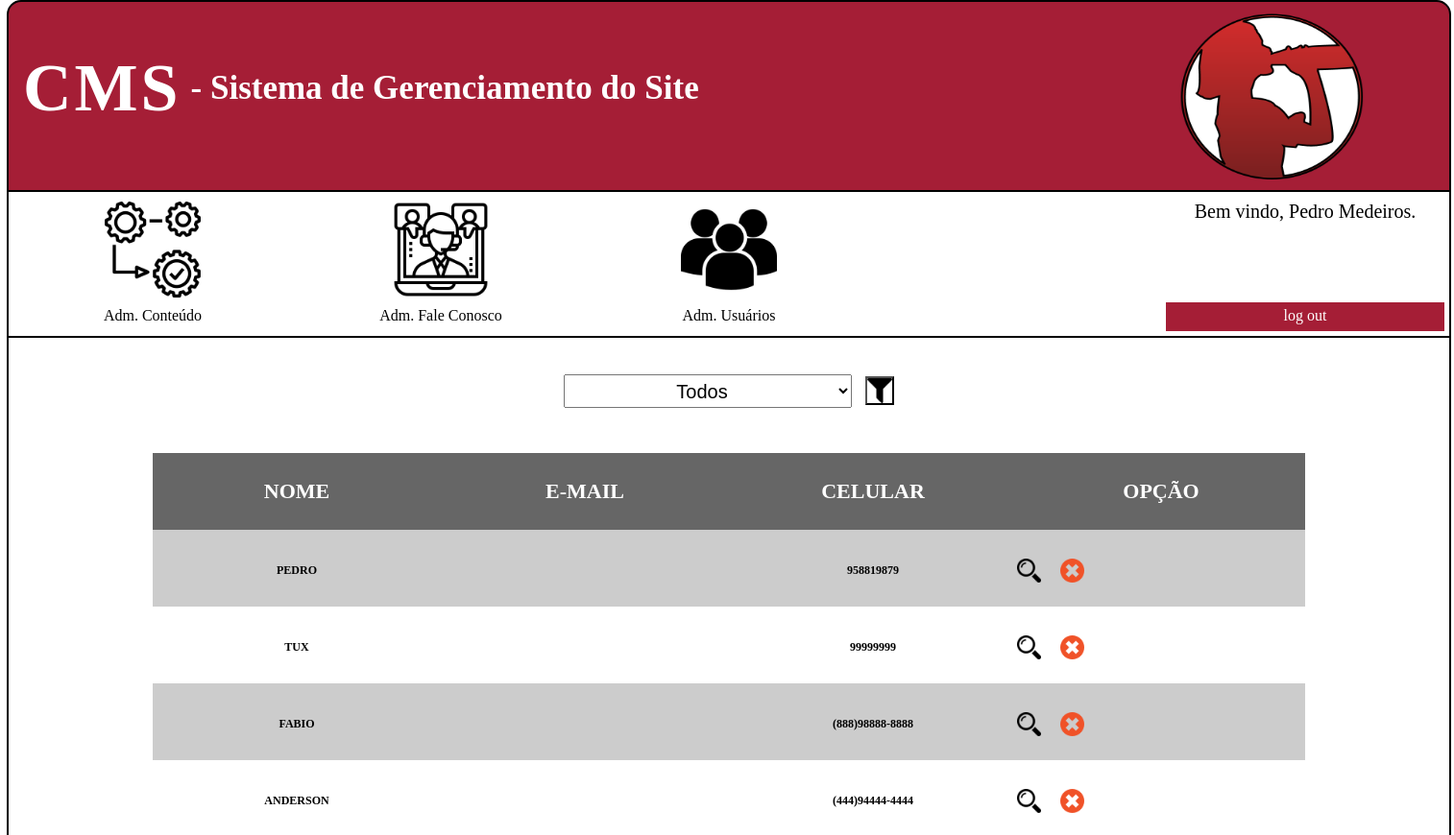
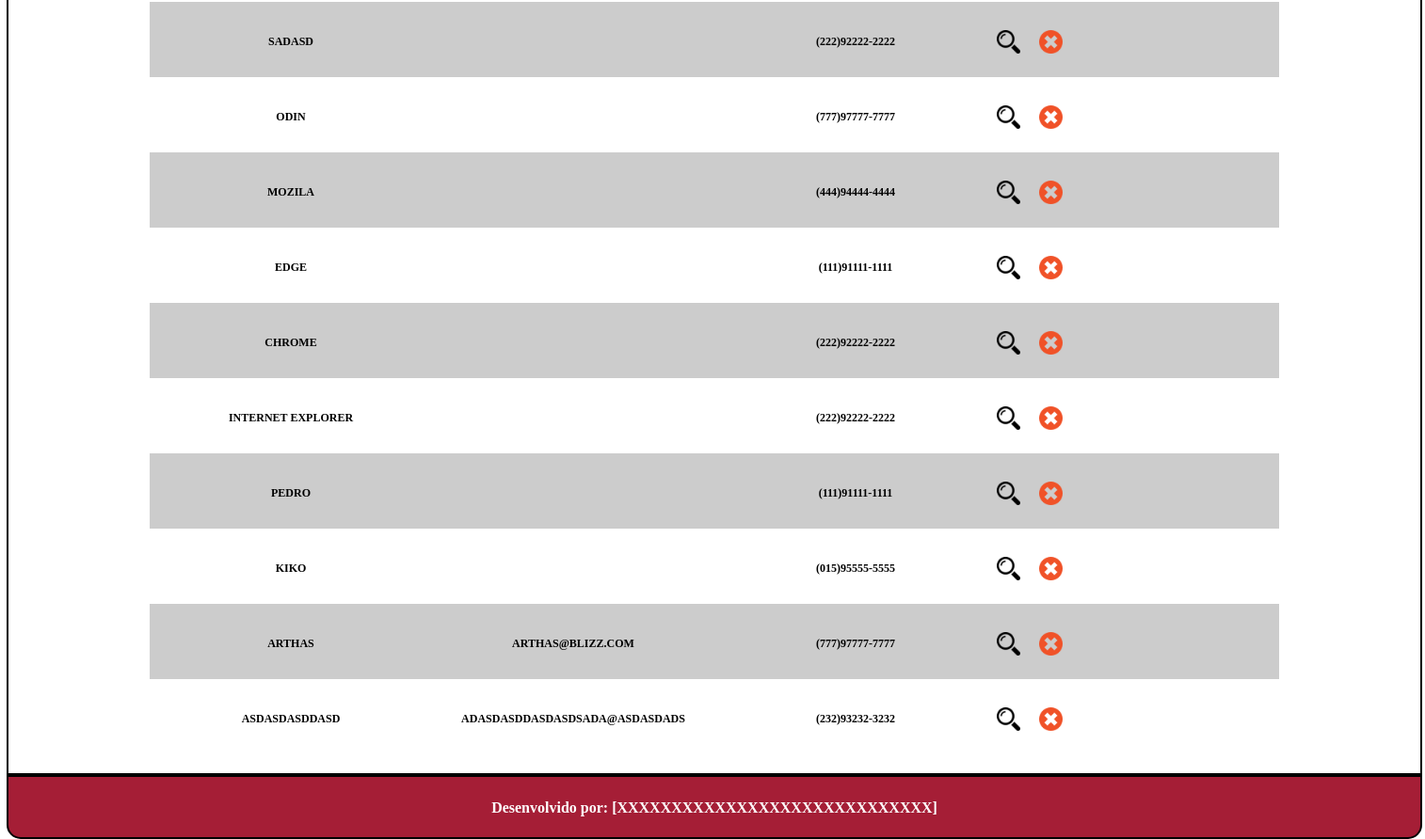
The page /projeto_b01/cms/adm-contato.php on the database its author committed (2 pictures, top to bottom).
### tables this page shows
CREATE TABLE `contatos` (
  `id` int(11) NOT NULL AUTO_INCREMENT,
  `nome` varchar(100) NOT NULL,
  `telefone` varchar(15) DEFAULT NULL,
  `celular` varchar(15) NOT NULL,
  `email` varchar(100) NOT NULL DEFAULT '',
  `homepage` varchar(2048) DEFAULT NULL,
  `facebook` varchar(2048) DEFAULT NULL,
  `criticas` tinytext,
  `mensagem` longtext NOT NULL,
  `sexo` varchar(1) NOT NULL,
  `profissao` varchar(100) NOT NULL,
  PRIMARY KEY (`id`)
);

### projeto_b01/cms/adm-contato.php (the view, shortened to what this page needs)
<?php
$conexao = conexaoMysql();
$selecionar = "";
$selectedTodos = "";
@$tipo = $_GET['opCritica'];
if($tipo == "C"){
    $selecionar = "select * from contatos where tipo = 'C' ";
    $selectedCriticas = "selected";
}elseif($tipo == "S"){
    $selecionar = "select * from contatos where tipo = 'S' ";
    $selectedSugestoes = "selected";
}else{
    $selecionar = "select * from contatos";
    $selectedTodos = "selected";
}
$select = mysqli_query($conexao, $selecionar);
?>
<!DOCTYPE html>
<html lang="pt">
    <head>
        <link rel="stylesheet" type="text/css" href="../css/style.css">
        <link rel="stylesheet" type="text/css" href="./css/cms-styles.css">
    </head>
    <body>
        <section id="cms">
            <div class="conteudo center">
                <?php
                    require_once('./modulos/cms-header.php');
                ?>
                <div class="estrutura-adm-conteudo">
                    <div class="filtro">
                        <form action="adm-contato.php" method="GET">
                            <select id="caixaFiltro" name="opCritica">
                                <option name="" value="" <?=$selectedTodos?>>Todos</option>
                            </select>
                            <button type="submit" class="img" name="btnFiltro" value="botao">
                            </button>
                        </form>
                    </div>
                    <div class="tabela-contatos center">
                        <div class="thead">
                            <div class="thead-itens"> NOME </div>
                            <div class="thead-itens"> E-MAIL </div>
                            <div class="thead-itens"> CELULAR </div>
                            <div class="thead-itens"> OPçÃO </div>
                        </div>
                        <?php
                        $cor = (string) "";
                        $ativarZebrado = true;
                        while($rsConsulta = mysqli_fetch_array($select)){
                            if($ativarZebrado == true){
                                $cor = 'zebrado';
                                $ativarZebrado = false;
                            }else if($ativarZebrado == false){
                                $cor = '';
                                $ativarZebrado = true;
                            }
                        ?>
                        <div class="tbody <?=$cor?>">
                            <div class="tbody-itens"> <?=$rsConsulta['nome']?> </div>
                            <div class="tbody-itens"> <?=$rsConsulta['email']?> </div>
                            <div class="tbody-itens"> <?=$rsConsulta['celular']?> </div>
                            <div class="tbody-itens-icons">
                               <img src="./icon/lupa.png" class="visualizar" onclick="visualizarDados(<?=$rsConsulta['id']?>);" alt="lupa">
                                <a href="adm-contato.php?modo=excluir&id=<?=$rsConsulta['id']?>">
                                    <img src="./icon/cancelar.png" alt="cancelar" onclick="return confirmar('deseja realmente excluir esse registro???');" >
                                </a>
                            </div>
                        </div>
                        <?php
                        }
                        ?>
                    </div>
                </div>
                <?php
                    require_once('./modulos/cms-footer.php');
                ?>
            </div>
        </section>
    </body>
</html>

### projeto_b01/css/style.css (style rules this page uses)
h1, h2, h3,h4, p, ul, li, body,a { margin:0px; padding:0px; font-family: verdana; }
.conteudo { width: 1500px; height: inherit; }
.center { margin-left: auto; margin-right: auto; }
img { width: inherit; height: inherit; }

### projeto_b01/cms/css/cms-styles.css (style rules this page uses)
#cms { width: 100%; height: 700px; }
.cms-estrutura,.estrutura-adm-conteudo { width: inherit; height: inherit; border: solid 2px #000; clear: both; }
.estrutura-adm-conteudo { min-height: 700px; height: auto; }
.tabela-contatos { width: 1200px; height: auto; min-height: 200px; margin-bottom: 20px; margin-top: 20px; }
.thead { display: flex; background-color: #666; font-weight: bold; color:#fff; font-size: 22px; }
.thead-itens, .tbody-itens { width: 400px; height: 80px; text-align: center; text-transform: uppercase; font-weight: bold; box-sizing: border-box; padding-top: 27px; }
.tbody { display: flex; }
.tbody-itens, .tbody-itens-icons { width: 400px; height: 80px; font-size: 12px; padding-top: 35px; box-sizing: border-box; }
.tbody-itens-icons { display: flex; box-sizing: border-box; padding-top: 30px; }
.tbody-itens-icons img { width: 25px; height: 25px; margin-right: 20px; }
.zebrado { background-color: #ccc; }
.filtro { widows: inherit; height: 100px; box-sizing: border-box; padding-top: 38px; display: flex; justify-content: center; }
#caixaFiltro { width: 300px; height: 35px; font-size: 20px; text-align: center; margin-right: 10px; }
.filtro .img { width: 30px; height: 30px; padding: 5px; box-sizing: border-box; background: url('../icon/filter.png'); background-size: cover; }

### rows shown on the page
contatos: nome "PEDRO", celular "958819879"
contatos: nome "TUX", celular "99999999"
contatos: nome "FABIO", celular "(888)98888-8888"
contatos: nome "ANDERSON", celular "(444)94444-4444"
contatos: nome "SADASD", celular "(222)92222-2222"
contatos: nome "ODIN", celular "(777)97777-7777"
contatos: nome "MOZILA", celular "(444)94444-4444"
contatos: nome "EDGE", celular "(111)91111-1111"
contatos: nome "CHROME", celular "(222)92222-2222"
contatos: nome "INTERNET EXPLORER", celular "(222)92222-2222"
contatos: nome "PEDRO", celular "(111)91111-1111"
contatos: nome "KIKO", celular "(015)95555-5555"
contatos: nome "ARTHAS", email "ARTHAS@BLIZZ.COM", celular "(777)97777-7777"
contatos: nome "ASDASDASDDASD", email "ADASDASDDASDASDSADA@ASDASDADS", celular "(232)93232-3232"
